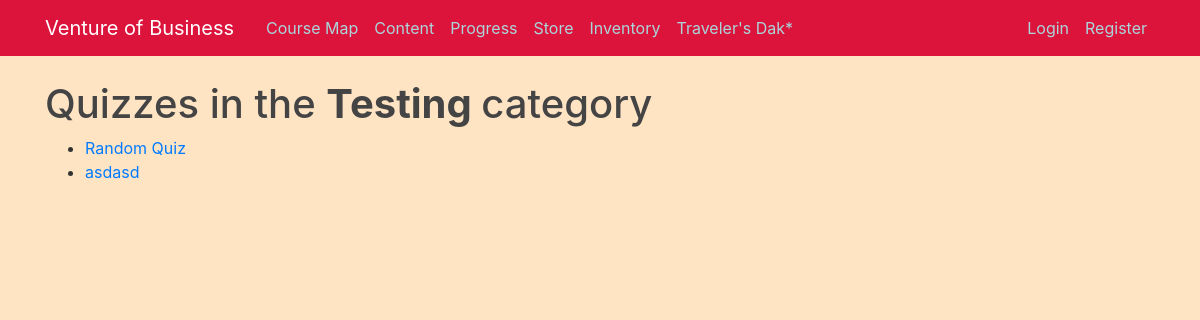
Screenshot of /quiz/category/Testing/ with the database file from the repository.
### quiz/models.py (models this page shows, shortened)
class Category(models.Model):
    category = models.CharField(
        verbose_name=_("Category"),
        max_length=250, blank=True,
        unique=True, null=True)
    objects = CategoryManager()
    class Meta:
        verbose_name = _("Category")
        verbose_name_plural = _("Categories")

class Quiz(models.Model):
    title = models.CharField(
        verbose_name=_("Title"),
        max_length=60, blank=False)
    description = models.TextField(
        verbose_name=_("Description"),
        blank=True, help_text=_("a description of the quiz"))
    url = models.SlugField(
        max_length=60, blank=False,
        help_text=_("a user friendly url"),
        verbose_name=_("user friendly url"))
    category = models.ForeignKey(
        Category, null=True, blank=True,
        verbose_name=_("Category"),
        on_delete=models.CASCADE)
    random_order = models.BooleanField(
        blank=False, default=False,
        verbose_name=_("Random Order"),
        help_text=_("Display the questions in "
                    "a random order or as they "
                    "are set?"))
    max_questions = models.PositiveIntegerField(
        blank=True, null=True, verbose_name=_("Max Questions"),
        help_text=_("Number of questions to be answered on each attempt."))
    answers_at_end = models.BooleanField(
        blank=False, default=False,
        help_text=_("Correct answer is NOT shown after question."
                    " Answers displayed at the end."),
        verbose_name=_("Answers at end"))
    exam_paper = models.BooleanField(
        blank=False, default=False,
        help_text=_("If yes, the result of each"
                    " attempt by a user will be"
                    " stored. Necessary for marking."),
        verbose_name=_("Exam Paper"))
    single_attempt = models.BooleanField(
        blank=False, default=False,
        help_text=_("If yes, only one attempt by"
                    " a user will be permitted."
                    " Non users cannot sit this exam."),
        verbose_name=_("Single Attempt"))
    pass_mark = models.SmallIntegerField(
        blank=True, default=0,
        verbose_name=_("Pass Mark"),
        help_text=_("Percentage required to pass exam."),
        validators=[MaxValueValidator(100)])
    success_text = models.TextField(
        blank=True, help_text=_("Displayed if user passes."),
        verbose_name=_("Success Text"))
    fail_text = models.TextField(
        verbose_name=_("Fail Text"),
        blank=True, help_text=_("Displayed if user fails."))
    draft = models.BooleanField(
        blank=True, default=False,
        verbose_name=_("Draft"),
        help_text=_("If yes, the quiz is not displayed"
                    " in the quiz list and can only be"
                    " taken by users who can edit"
                    " quizzes."))
    class Meta:
        verbose_name = _("Quiz")
        verbose_name_plural = _("Quizzes")

### quiz/views.py (the view)
class ViewQuizListByCategory(ListView):
    model = Quiz
    template_name = 'view_quiz_category.html'
    def dispatch(self, request, *args, **kwargs):
        self.category = get_object_or_404(
            Category,
            category=self.kwargs['category_name']
        )
        return super(ViewQuizListByCategory, self).\
            dispatch(request, *args, **kwargs)
    def get_context_data(self, **kwargs):
        context = super(ViewQuizListByCategory, self)\
            .get_context_data(**kwargs)
        context['category'] = self.category
        return context
    def get_queryset(self):
        queryset = super(ViewQuizListByCategory, self).get_queryset()
        return queryset.filter(category=self.category, draft=False)

### quiz/templates/view_quiz_category.html (shortened to what this page needs)
{% extends 'blog/base.html' %}
{% load i18n %}
{% block content %}
<h1>{% trans "Quizzes in the" %} <strong>{{ category.category }} </strong>{% trans "category" %}</h1>
  {% with object_list as quizzes %}
    {% if quizzes %}
        <ul>
        {% for quiz in quizzes %}
            <li>
			  <a href="{% url 'quiz_question' quiz_name=quiz.url %}">
				{{ quiz.title }}
			  </a>
			</li>
        {% endfor %}
        </ul>
    {% else %}
        <p>{% trans "There are no quizzes" %}</p>
    {% endif %}
  {% endwith %}
{% endblock %}

### blog/static/blog/main.css (style rules this page uses)
body { background: #fafafa; color: #333333; margin-top: 5rem; }
h1, h2, h3, h4, h5, h6 { color: #444444; }
ul { margin: 0; }

### rows the page displays
Category: category "Testing"
Quiz: title "Random Quiz"
Quiz: title "asdasd"
